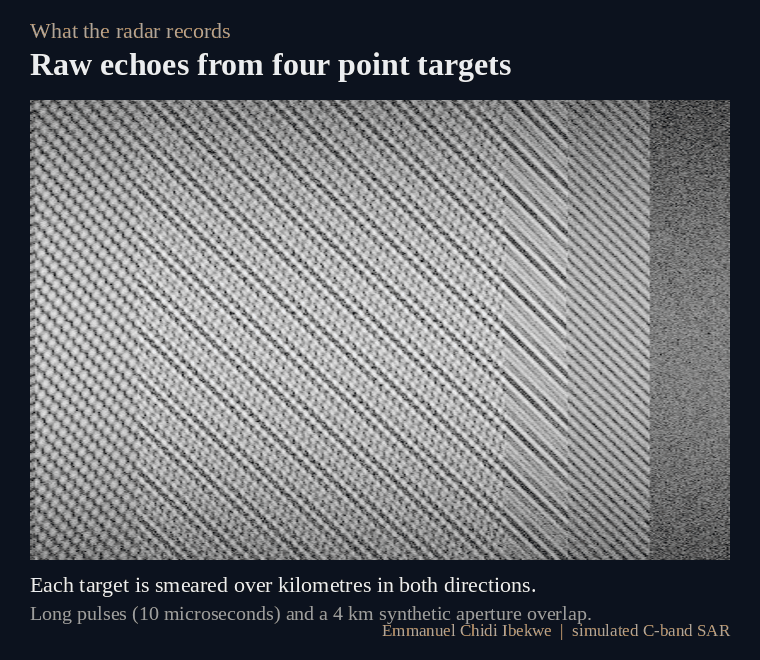
#> input picture docs/media/focusing.gif, 760 x 660 px
$ python make_reel.py
#> lines starting #> are read from the running program, lines starting #| are printed output that depends on the picture
### python/make_media.py
"""Make the animated figures in docs/media from the simulator and processor.

    python make_media.py

Output: docs/media/focusing.gif (the processing chain, stage by stage) and
docs/media/slick_detection.gif (detector against simulated truth, by slick contrast).
"""
from pathlib import Path

import numpy as np
from numpy.fft import fft, ifft, fftshift, ifftshift
from PIL import Image, ImageDraw, ImageFont
from scipy.special import i0
import matplotlib
matplotlib.use("Agg")
from matplotlib import cm

from sarsim import params, simulate_raw, slick_scene, detect_dark
from sarsim.core import _hamming, _sinc

OUT = Path(__file__).resolve().parents[1] / "docs" / "media"
OUT.mkdir(parents=True, exist_ok=True)
BG = (12, 18, 30); GOLD = (212, 165, 116); WHITE = (235, 238, 242); GREY = (150, 160, 175)
W, PANEL = 760, 500


def font(size, bold=False):
    for f in ["/usr/share/fonts/truetype/liberation/LiberationSerif-%s.ttf" % ("Bold" if bold else "Regular"),
              "C:/Windows/Fonts/times%s.ttf" % ("bd" if bold else "")]:
        try:
            return ImageFont.truetype(f, size)
        except OSError:
            pass
    return ImageFont.load_default()


# [110 lines left out: functions stages, to_rgb, card, save_gif, focusing_gif, slick_gif, not called in this run]


# [3 lines that do not run on import are left out]

### python/make_reel.py
"""Assemble docs/media/*.gif into one captioned MP4 reel (docs/media/portfolio_reel.mp4).

    python make_reel.py      (after make_media.py and make_case_media.py)
"""
import imageio_ffmpeg
import numpy as np
from PIL import Image, ImageDraw

from make_media import BG, GOLD, WHITE, GREY, font, OUT

VW, VH, FPS = 1280, 720, 24
NAME = "Emmanuel Chidi Ibekwe"


def fit(im):
    im = im.convert("RGB"); s = min(VW / im.width, VH / im.height)
    im = im.resize((int(im.width * s), int(im.height * s)), Image.LANCZOS)
    c = Image.new("RGB", (VW, VH), BG); c.paste(im, ((VW - im.width) // 2, (VH - im.height) // 2)); return c


def title(kicker, head, sub=""):
    c = Image.new("RGB", (VW, VH), BG); d = ImageDraw.Draw(c)
    d.text((VW // 2, 280), kicker, font=font(30), fill=GOLD, anchor="mm")
    d.text((VW // 2, 345), head, font=font(52, True), fill=WHITE, anchor="mm")
    d.text((VW // 2, 420), sub, font=font(28), fill=GREY, anchor="mm")
    d.text((VW // 2, 660), NAME, font=font(24), fill=GOLD, anchor="mm")
    return c


def gif_frames(name, scale=1.0):
    im = Image.open(OUT / name); out = []
    for i in range(im.n_frames):
        im.seek(i); d = im.info.get("duration", 1000)
        if d >= 1000:
            out.append((fit(im), d / 1000 * scale))
    return out


seq = [(title("SAR processing portfolio", NAME, "From raw radar echoes to monitoring decisions"), 3.5)]
#> in title, `c = Image.new('RGB', (VW, VH), BG)`:
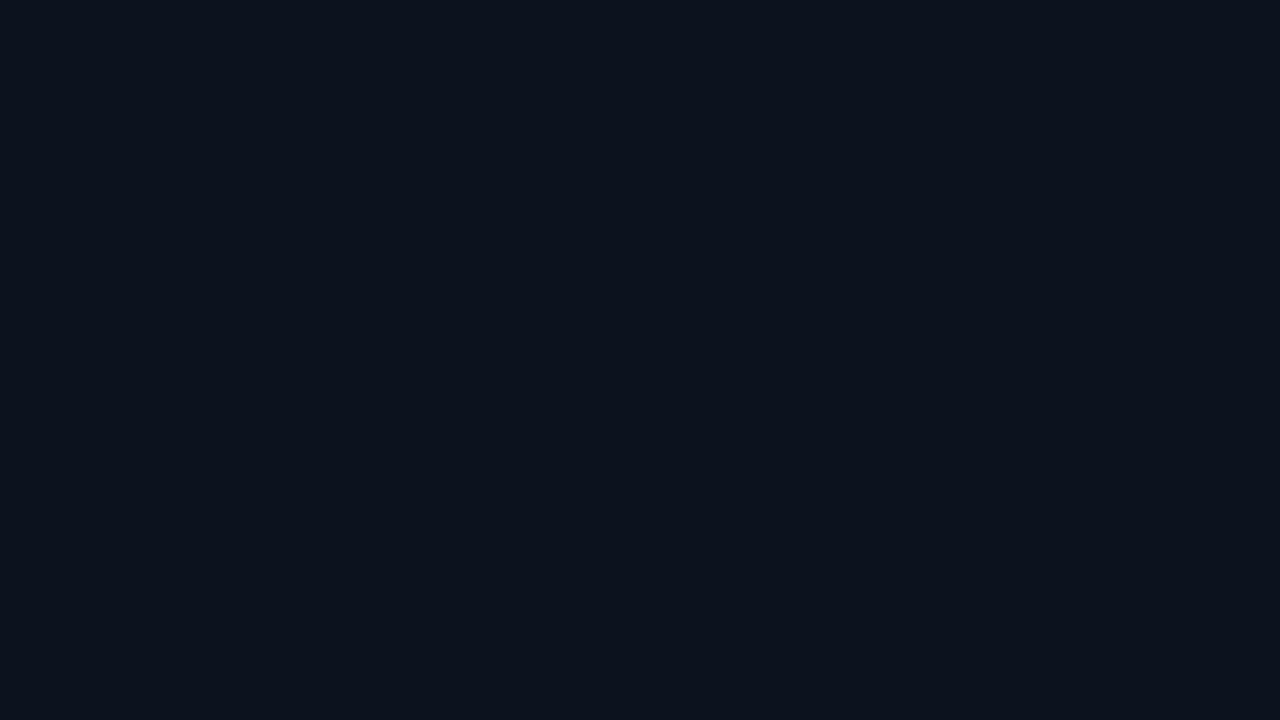
#> c: PIL image 1280x720 RGB; mean R, G, B 12, 18, 30
for kick, head, sub, gif, sc in [
    ("Part 1  |  simulation", "Processing raw SAR data", "A range-Doppler processor I wrote and verified", "focusing.gif", 1.3),
    ("Part 2  |  simulation", "Testing a detector against known truth", "Simulated sea with a slick of known contrast", "slick_detection.gif", 1.2),
    ("Part 3  |  real Sentinel-1 data", "Offshore explosion, Nigeria, 2022", "A radar time series before and after the event", "trinity_spirit_2022.gif", 1.3),
    ("Part 4  |  real Sentinel-1 data", "MV Wakashio, Mauritius, 2020", "Radar passes through a grounding and spill", "wakashio_2020.gif", 1.2),
    ("Part 5  |  LillieWatch (personal project)", "Weekly site monitoring", "Radar, thermal, optical and SO2 for one site, week by week", "lilliewatch_bodo_sar.gif", 1.0),
    (None, None, None, "lilliewatch_bodo_all_sensors.gif", 1.0),
    ("Part 6  |  Triton (personal project)", "Offshore watch, Gulf of Guinea", "Slick and vessel candidates for analyst review", "triton_offshore.gif", 1.2),
]:
    if kick:
        seq.append((title(kick, head, sub), 2.5))
    seq += gif_frames(gif, sc)
#> in gif_frames, im is the input picture: PIL image 760x660 P; mean R, G, B 103.1, 105.2, 109.2
#> the loop in gif_frames, `for i in range(im.n_frames):` made 18 passes
#> d on passes 1 to 12: 2800, 70, 70, 2800, 70, 70, 2800, 70, 70, 2800, 70, 70
#> after the loop in gif_frames, `for i in range(im.n_frames):`:
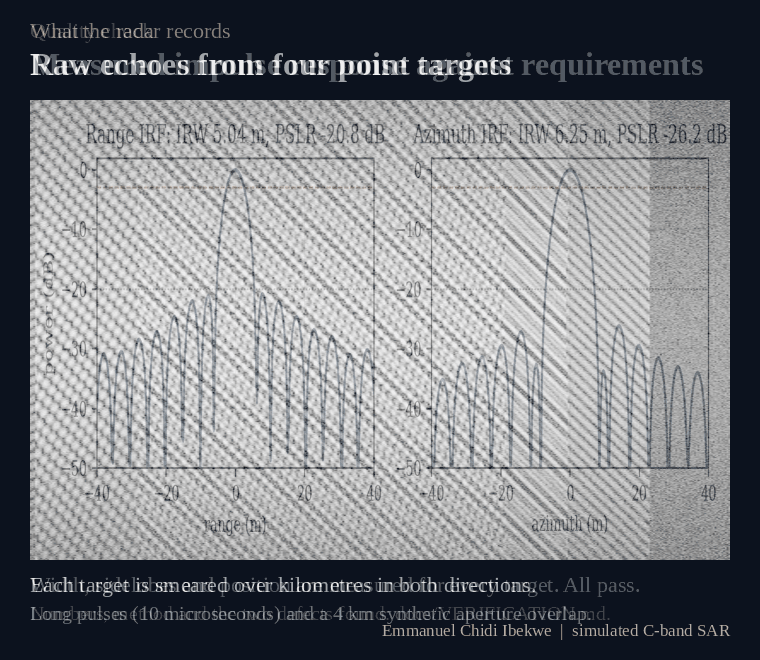
#> im: PIL image 760x660 RGB; mean R, G, B 122.2, 124.4, 128.8
#> after the loop in gif_frames, `for i in range(im.n_frames):`: out = 6 items
#> seq = 8 items
#> pass 2 of the loop `for kick, head, sub, gif, sc in [`:
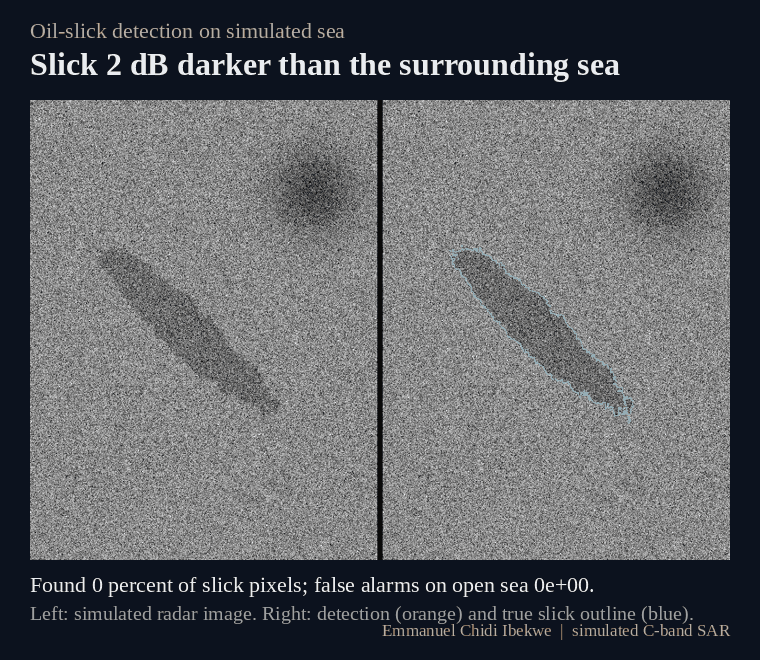
#> input picture docs/media/slick_detection.gif, 760 x 660 px
#> in gif_frames, im is the input picture: PIL image 760x660 P; mean R, G, B 93.5, 95.6, 99.6
#> the loop in gif_frames (call 2), `for i in range(im.n_frames):` made 18 passes
#> d on passes 1 to 8: 1800, 70, 70, 1800, 70, 70, 1800, 70
#> after the loop in gif_frames (call 2), `for i in range(im.n_frames):`:
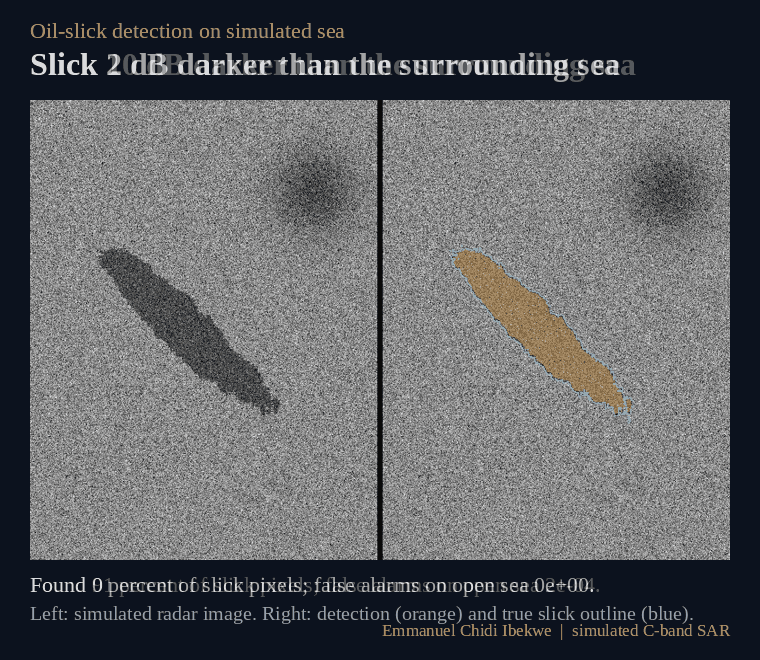
#> im: PIL image 760x660 RGB; mean R, G, B 93.6, 95.2, 98.5
#> seq = 15 items
#> pass 3 of the loop `for kick, head, sub, gif, sc in [`:
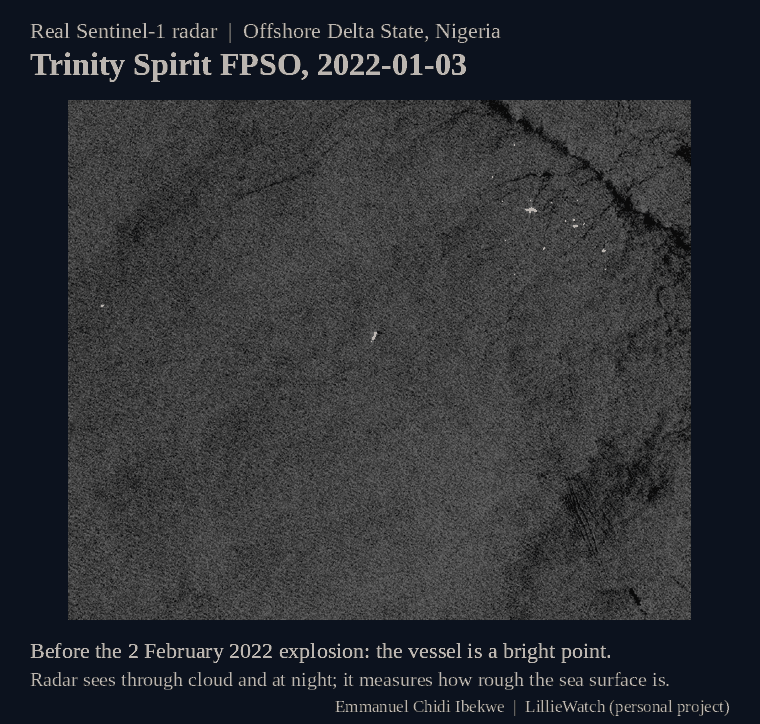
#> input picture docs/media/trinity_spirit_2022.gif, 760 x 724 px
#> in gif_frames, im is the input picture: PIL image 760x724 P; mean R, G, B 45.4, 47.6, 52.2
#> the loop in gif_frames (call 3), `for i in range(im.n_frames):` made 6 passes
#> pass 3, in fit (call 15), `im = im.convert('RGB')`:
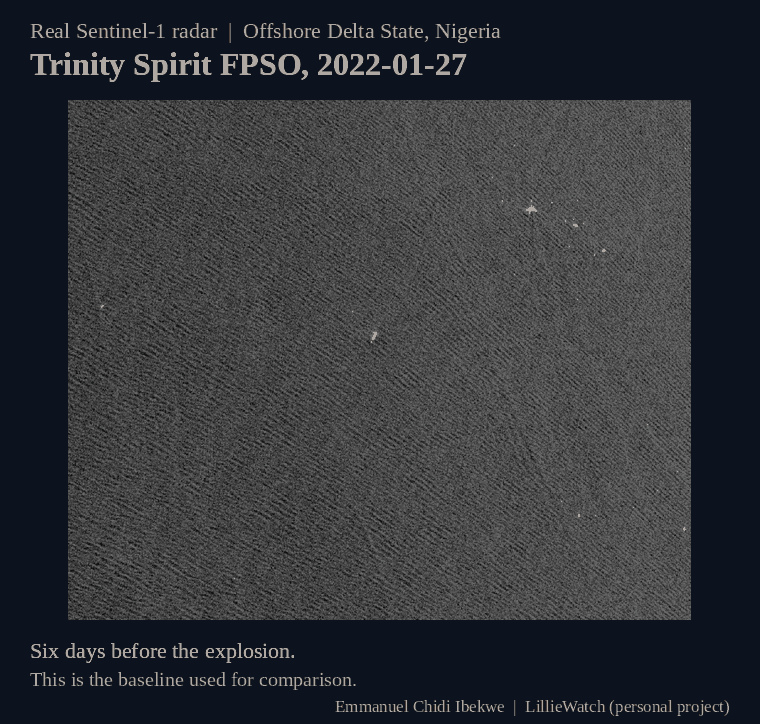
#> im: PIL image 760x724 RGB; mean R, G, B 50.5, 52.7, 57.4
#> after the loop in gif_frames (call 3), `for i in range(im.n_frames):`:
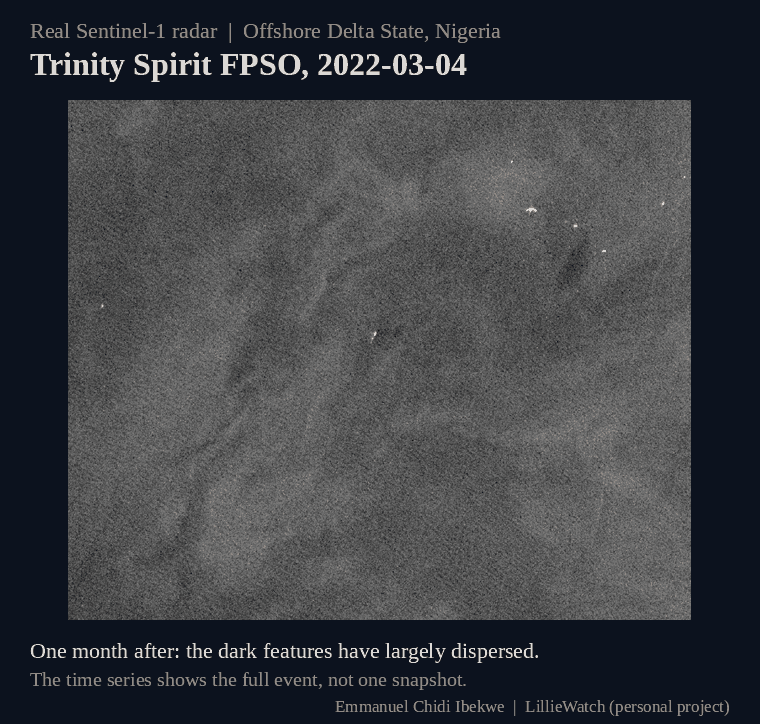
#> im: PIL image 760x724 RGB; mean R, G, B 61.1, 63.3, 67.9
#> seq = 22 items
#> (the run stopped early here; a loop or call above may not have finished)
